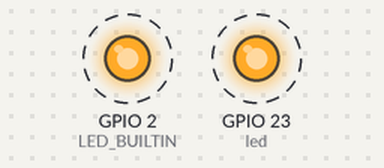
The sketch below on a simulated ESP32. On the bench: output pins drawn as LEDs (lit = HIGH). Dashed ring = blinking.

Above: at 1.05 s.
Timing chart, 0 to 5.6 s (numbered marks = the images above):
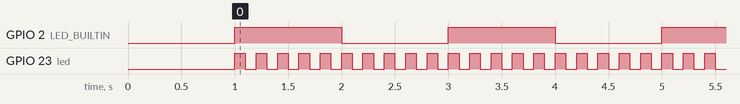

Measured:
- by itself, GPIO 2 (LED_BUILTIN): alternates HIGH for 1.0 s and LOW for 1.0 s
- by itself, GPIO 23 (led): alternates HIGH for 0.10 s and LOW for 0.10 s
- by itself, everything shown: repeats every 2.0 s, in 7 steps

The sketch:

exercice3.ino
```cpp
const int led = 23;

void taskOne(void* parameter )
{
  for(;;){digitalWrite(led, HIGH);
  delay(100);
  digitalWrite(led, LOW);
  delay(100);}
  vTaskDelete(NULL);
}

void taskTwo(void* parameter)
{
  for(;;){digitalWrite(LED_BUILTIN, HIGH);
  delay(1000);
  digitalWrite(LED_BUILTIN, LOW);
  delay(1000);}
  vTaskDelete(NULL);
}

void setup()
{
  Serial.begin(112500);
  pinMode(led, OUTPUT);
  pinMode(LED_BUILTIN, OUTPUT);
  delay(1000);
  xTaskCreate(taskOne,          /* Task function. */
              "TaskOne",        /* String with name of task. */
              10000,            /* Stack size in bytes. */
              NULL,             /* Parameter passed as input of the task */
              1,                /* Priority of the task. */
              NULL);            /* Task handle. */

  xTaskCreate(taskTwo,          /* Task function. */
              "TaskTwo",        /* String with name of task. */
              10000,            /* Stack size in bytes. */
              NULL,             /* Parameter passed as input of the task */
              2,                /* Priority of the task. */
              NULL);            /* Task handle. */
}

void loop()
{
  delay(1000);
}
```
